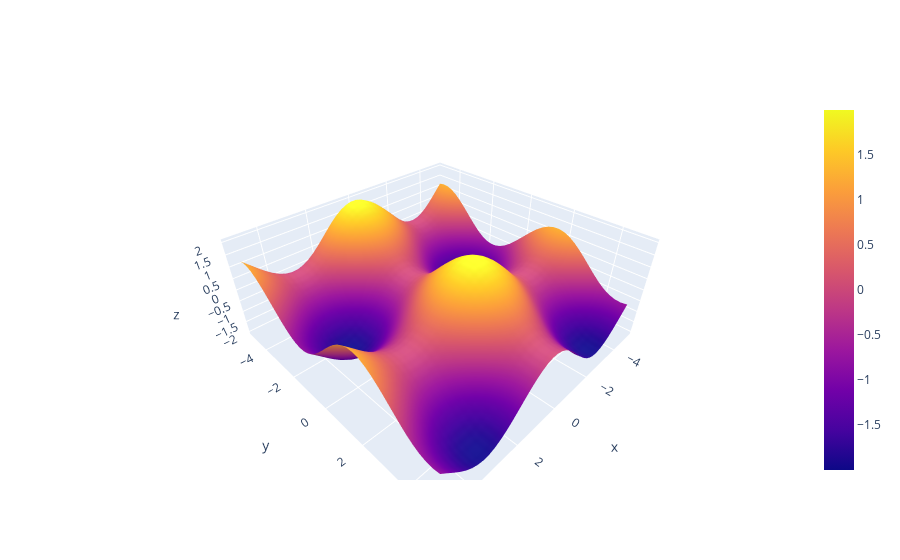

Write notebook code for a chart like this one.
### Code cell
# use go surface to show the surface
x1 = np.linspace(-5, 5, 40)
x2 = np.linspace(-5, 5, 40)
X = [[x1[i], x2[j]] for i in range(len(x1)) for j in range(len(x2))]
x = torch.tensor(X, requires_grad=True)
Y = kan(x)
# Y = [y.item() for y in Y]
fig = go.Figure(data=[go.Surface(x=x1, y=x2, z=Y.detach().numpy().reshape(40,40))])
fig.show()

### Figure 1 — Plotly figure (JSON) as saved in the notebook; plotly's stock layout.template omitted (floating-point values rounded to 4 significant figures; data arrays with more than 128 entries replaced by an {"elided": "..."} marker saying what was removed)
{"data": [{"type": "surface", "x": [-5, -4.744, -4.487, -4.231, -3.974, -3.718, -3.462, -3.205, -2.949, -2.692, -2.436, -2.179, -1.923, -1.667, -1.41, -1.154, -0.8974, -0.641, -0.3846, -0.1282, 0.1282, 0.3846, 0.641, 0.8974, 1.154, 1.41, 1.667, 1.923, 2.179, 2.436, 2.692, 2.949, 3.205, 3.462, 3.718, 3.974, 4.231, 4.487, 4.744, 5], "y": [-5, -4.744, -4.487, -4.231, -3.974, -3.718, -3.462, -3.205, -2.949, -2.692, -2.436, -2.179, -1.923, -1.667, -1.41, -1.154, -0.8974, -0.641, -0.3846, -0.1282, 0.1282, 0.3846, 0.641, 0.8974, 1.154, 1.41, 1.667, 1.923, 2.179, 2.436, 2.692, 2.949, 3.205, 3.462, 3.718, 3.974, 4.231, 4.487, 4.744, 5], "z": {"elided": "40x40 float values"}}], "layout": {}}
